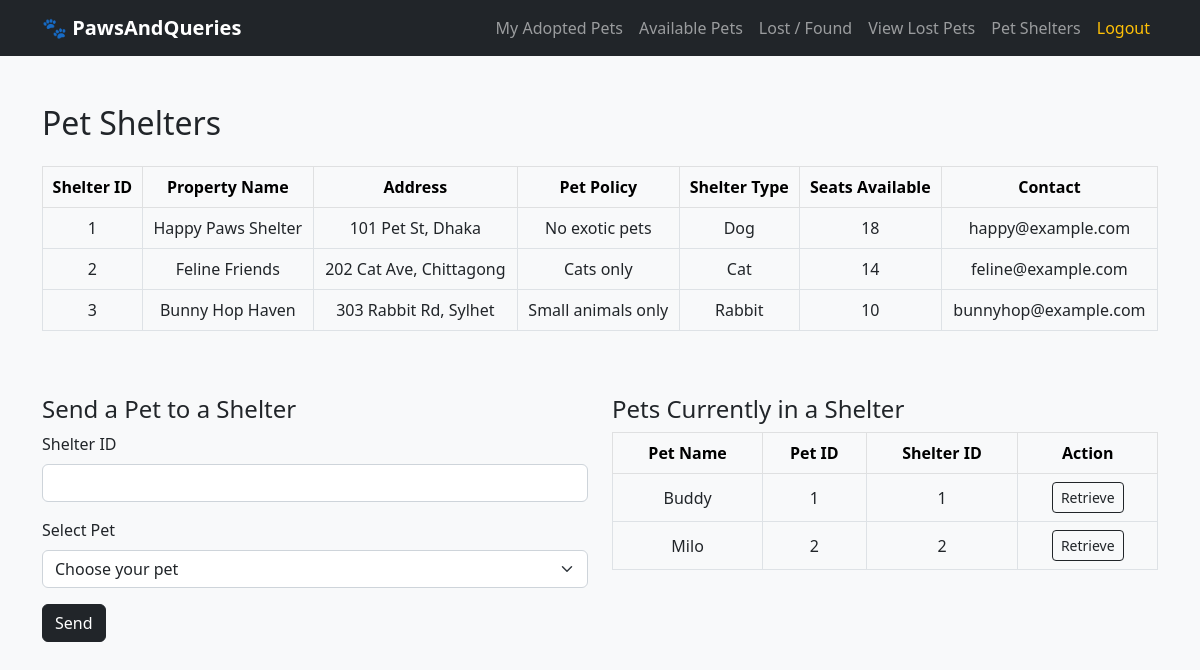
Page /pet_shelter.php (signed in) on the committed database.
### tables this page shows
CREATE TABLE `petshelter` (
    `Listing_id`         INT          NOT NULL AUTO_INCREMENT,
    `PropertyName`       VARCHAR(100) DEFAULT NULL,
    `Address`            VARCHAR(255) DEFAULT NULL,
    `PetPolicy`          VARCHAR(255) DEFAULT NULL,
    `ShelterType`        VARCHAR(50)  DEFAULT NULL,
    `ShelterSeat`        INT          DEFAULT NULL,
    `ContactInformation` VARCHAR(100) DEFAULT NULL,
    PRIMARY KEY (`Listing_id`)
);

CREATE TABLE `shelters` (
    `Listing_id` INT NOT NULL,
    `Pet_id`     INT NOT NULL,
    PRIMARY KEY (`Listing_id`, `Pet_id`),
    KEY `idx_shelters_pet` (`Pet_id`),
    CONSTRAINT `fk_shelters_listing` FOREIGN KEY (`Listing_id`) REFERENCES `petshelter` (`Listing_id`),
    CONSTRAINT `fk_shelters_pet`     FOREIGN KEY (`Pet_id`)     REFERENCES `pet` (`Pet_id`)
);

CREATE TABLE `pet` (
    `Pet_id`         INT          NOT NULL AUTO_INCREMENT,
    `Name`           VARCHAR(50)  DEFAULT NULL,
    `Type`           VARCHAR(50)  DEFAULT NULL,
    `Breed`          VARCHAR(50)  DEFAULT NULL,
    `Age`            INT          DEFAULT NULL,
    `AdoptionStatus` TINYINT(1)   DEFAULT 0,
    `Image_url`      VARCHAR(255) DEFAULT NULL,
    PRIMARY KEY (`Pet_id`)
);

### helpers.php (called while the page is built, shortened)
<?php
function e(?string $value): string
{
    return htmlspecialchars((string) $value, ENT_QUOTES, 'UTF-8');
}

### pet_shelter.php (the view, shortened to what this page needs)
<?php
require 'db.php';
require 'helpers.php';
$user    = $_SESSION['user'];
$user_id = $user['User_id'];
$shelters = $pdo->query('SELECT * FROM petshelter')->fetchAll();
$stmt = $pdo->prepare('
    SELECT p.Pet_id, p.Name, s.Listing_id AS Shelter_id
    FROM ownedpets op
    JOIN pet p ON op.Pet_id = p.Pet_id
    JOIN shelters s ON s.Pet_id = p.Pet_id
    WHERE op.User_id = ?
');
$stmt->execute([$user_id]);
$inShelter = $stmt->fetchAll();
?>
<!DOCTYPE html>
<html lang="en">
<head>
    <link rel="stylesheet" href="https://cdn.jsdelivr.net/npm/bootstrap@5.2.3/dist/css/bootstrap.min.css">
</head>
<body class="bg-light">
<?php include 'user_header.php'; ?>
<div class="container py-5">
    <h2 class="mb-4">Pet Shelters</h2>
    <div class="table-responsive mb-5">
        <table class="table table-bordered table-hover align-middle text-center">
            <thead class="table-light">
                <tr>
                    <th>Shelter ID</th>
                    <th>Property Name</th>
                    <th>Address</th>
                    <th>Pet Policy</th>
                    <th>Shelter Type</th>
                    <th>Seats Available</th>
                    <th>Contact</th>
                </tr>
            </thead>
            <tbody>
                <?php foreach ($shelters as $shelter): ?>
                    <tr>
                        <td><?= e((string) $shelter['Listing_id']) ?></td>
                        <td><?= e($shelter['PropertyName']) ?></td>
                        <td><?= e($shelter['Address']) ?></td>
                        <td><?= e($shelter['PetPolicy']) ?></td>
                        <td><?= e($shelter['ShelterType']) ?></td>
                        <td><?= e((string) $shelter['ShelterSeat']) ?></td>
                        <td><?= e($shelter['ContactInformation']) ?></td>
                    </tr>
                <?php endforeach; ?>
            </tbody>
        </table>
    </div>
    <div class="row">
        <div class="col-md-6 mb-4">
            <h4>Send a Pet to a Shelter</h4>
            <form method="POST">
                <div class="mb-3">
                    <label for="shelter_id" class="form-label">Shelter ID</label>
                    <input type="number" id="shelter_id" name="shelter_id" class="form-control" required>
                </div>
                <div class="mb-3">
                    <label for="pet_id" class="form-label">Select Pet</label>
                    <select name="pet_id" id="pet_id" class="form-select" required>
                        <option value="">Choose your pet</option>
                    </select>
                </div>
                <button type="submit" name="send_to_shelter" class="btn btn-dark">Send</button>
            </form>
        </div>
        <div class="col-md-6 mb-4">
            <h4>Pets Currently in a Shelter</h4>
            <div class="table-responsive">
                <table class="table table-bordered table-hover align-middle text-center">
                    <thead class="table-light">
                        <tr>
                            <th>Pet Name</th>
                            <th>Pet ID</th>
                            <th>Shelter ID</th>
                            <th>Action</th>
                        </tr>
                    </thead>
                    <tbody>
                        <?php foreach ($inShelter as $row): ?>
                            <tr>
                                <td><?= e($row['Name']) ?></td>
                                <td><?= e((string) $row['Pet_id']) ?></td>
                                <td><?= e((string) $row['Shelter_id']) ?></td>
                                <td>
                                    <form method="POST">
                                        <button type="submit" name="action" value="retrieve" class="btn btn-sm btn-outline-dark">Retrieve</button>
                                    </form>
                                </td>
                            </tr>
                        <?php endforeach; ?>
                    </tbody>
                </table>
            </div>
        </div>
    </div>
</div>
</body>
</html>

### rows in the picture
petshelter: Listing_id "1", PropertyName "Happy Paws Shelter", Address "101 Pet St, Dhaka", PetPolicy "No exotic pets", ShelterType "Dog", ShelterSeat "18", ContactInformation "happy@example.com"
petshelter: Listing_id "2", PropertyName "Feline Friends", Address "202 Cat Ave, Chittagong", PetPolicy "Cats only", ShelterType "Cat", ShelterSeat "14", ContactInformation "feline@example.com"
petshelter: Listing_id "3", PropertyName "Bunny Hop Haven", Address "303 Rabbit Rd, Sylhet", PetPolicy "Small animals only", ShelterType "Rabbit", ShelterSeat "10", ContactInformation "bunnyhop@example.com"
shelters: Pet.Name "Buddy", Pet.Pet_id "1", Listing "1"
shelters: Pet.Name "Milo", Pet.Pet_id "2", Listing "2"
